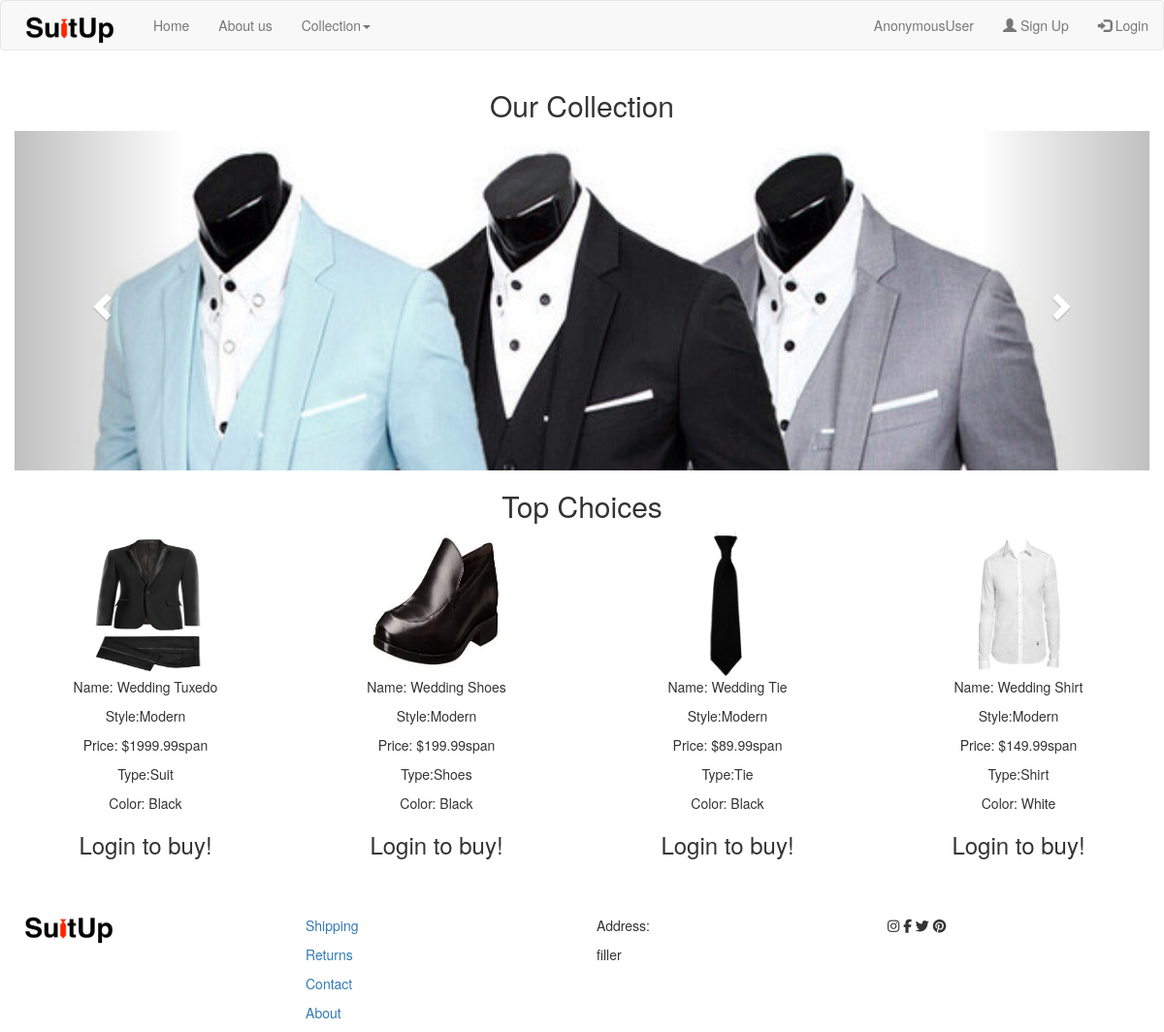
The page / on the database its author committed.
### store_products/models.py (models this page shows, shortened)
class Product(models.Model):
    product_name = models.CharField(max_length=70)
    style = models.CharField(max_length=70)
    price = models.FloatField()
    type = models.CharField(max_length=15)
    color = models.CharField(max_length=15)
    favorite = models.BooleanField()
    display_rank = models.IntegerField()
    image_url = models.CharField(default='images/image', max_length=70)

### store_products/views.py (the view)
# urls.py: 2. Add a URL to urlpatterns:  url(r'^$', views.home, name='home')
def home(request):
    favorite_products = []
    for r in Product.objects.values_list('display_rank', flat=True).distinct():
        x = Product.objects.filter(favorite=True, display_rank=r)
        favorite_products.append(x)
    return render(request, 'store_products/home.html', {'products': favorite_products})

### store_products/templates/store_products/home.html (shortened to what this page needs)
{% extends "store_products/index.html" %}
{% load staticfiles %}
{% block content %}
<div class="container-fluid text-center">
	<h2>Our Collection</h2>
	<div id='productCarousel' class="carousel slide text-center" data-ride="carousel">
		<div class="carousel-inner" role="listbox">
			<div class="item active car">
				<img class="carimage" alt="suits" src="{% static 'images/suits.jpg' %}"/>
			</div>
		</div>
		<a class="left carousel-control" href="#productCarousel" role="button" data-slide="prev">
      		<span class="glyphicon glyphicon-chevron-left" aria-hidden="true"></span>
    	</a>
    	<a class="right carousel-control" href="#productCarousel" role="button" data-slide="next">
      		<span class="glyphicon glyphicon-chevron-right" aria-hidden="true"></span>
      	</a>
	</div>
</div>
<div class="container-fluid text-center">
	<div class="row">
	<h2>Top Choices</h2>
	</div>
	{% for product in products %}
	<div class="row">
		{% for details in product %}
		<div class="col-xs-3 text-center catalog">
			<img id="img{{details.id}}" class='stock' src="{% static details.image_url %}" />
			<p>Name: <span id="name{{details.id}}">{{details.product_name}}</span></p>
			<p>Style:<span>{{details.style}}</span></p>
			<p>Price: <span id="price{{details.id}}">${{details.price}}</span>span</p>
			<p>Type:<span>{{details.type}}</span></p>
			<p>Color: <span>{{details.color}}</span></p>
			{% if user.is_authenticated %}
			<button class="btn-default buy" id="{{details.id}}">Buy</button>
			{% else %}
			<h3>Login to buy!</h3>
			{% endif %}
		</div>
		{% endfor %}
	</div>
	{% endfor %}
</div>
{% endblock %}

### store_products/static/css/products.css (style rules this page uses)
.car { max-height:350px; }
.car .carimage { width:100%; }
.catalog { position:relative; }
.catalog .stock { height:150px; width:50%; }

### rows shown on the page
Product: image_url (picture), product_name "Wedding Tuxedo", style "Modern", price "1999.99", type "Suit", color "Black"
Product: image_url (picture), product_name "Wedding Shoes", style "Modern", price "199.99", type "Shoes", color "Black"
Product: image_url (picture), product_name "Wedding Tie", style "Modern", price "89.99", type "Tie", color "Black"
Product: image_url (picture), product_name "Wedding Shirt", style "Modern", price "149.99", type "Shirt", color "White"

### other values the page prints
{{ user }} "AnonymousUser"
